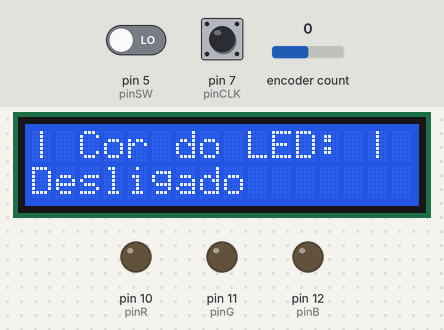
The sketch below on a simulated Arduino Uno, built with avr-gcc and run on an emulated ATmega328P. On the bench: 16×2 character LCD, output pins drawn as LEDs (lit = HIGH). The test bench sets the inputs (shaded band); at power-on: encoder count 0, pin 5 (pinSW) LOW, pin 7 (pinCLK) HIGH. What the sketch prints to the serial monitor is not drawn.

Above: at 3.8 s.
3.9 s: encoder count set to 1
At 5.2 s:
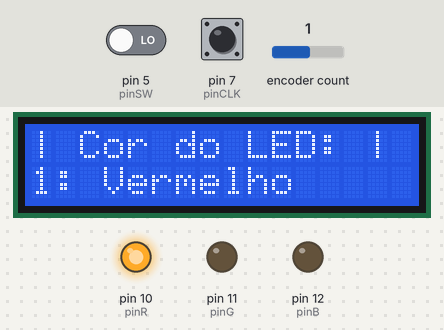
6.9 s: encoder count set to 2
At 7.5 s:
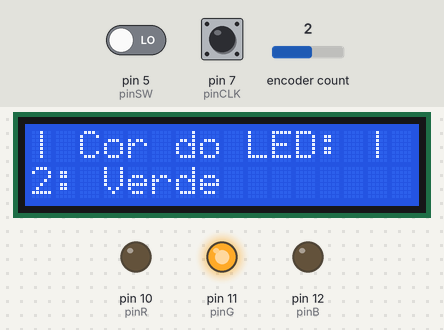
9.9 s: encoder count set to 3
At 11.0 s:
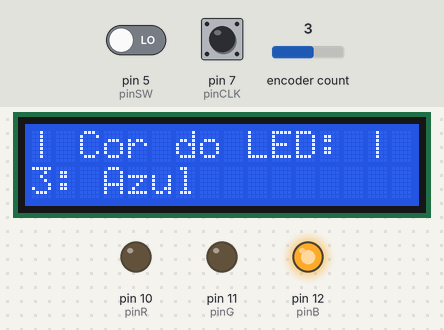
12.9 s: encoder count set to 4
At 13.3 s:
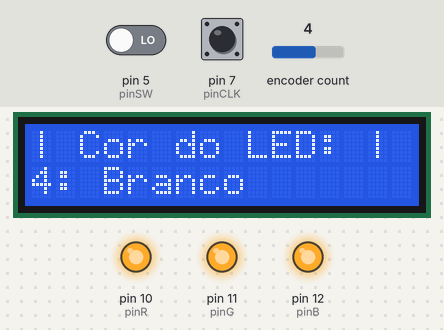
15.9 s: encoder count set to 3
At 16.8 s:
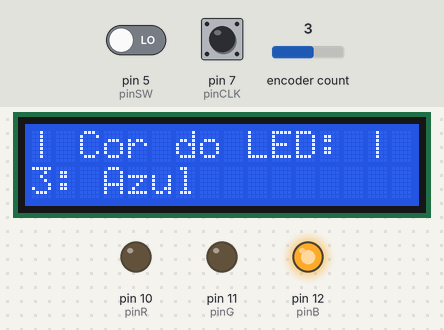
18.9 s: encoder count set to 7
At 24.7 s:
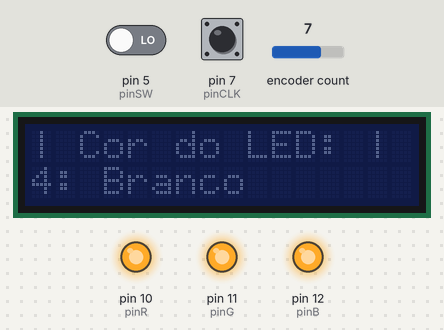
Timing chart, 0 to 25.4 s (numbered marks = the images above; inputs shaded):
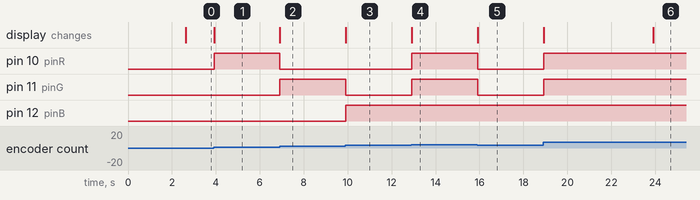

The sketch:

D0074_Sketch.ino
```cpp
/*
     CÓDIGO:  	D0074
     AUTOR:   	BrincandoComIdeias
     ACOMPANHE: https://www.youtube.com/brincandocomideias ; https://www.instagram.com/canalbrincandocomideias/
     APRENDA:	  https://cursodearduino.net/ ; https://cursoderobotica.net
     COMPRE:  	https://www.arducore.com.br/
     SKETCH:    Menu com Rotary Encoder
     DATA:    	25/08/2020
*/

// INCLUSÃO DE BIBLIOTECAS
#include <Wire.h>
#include <LiquidCrystal_I2C.h>
#include <RotaryEncoder.h>

// DEFINIÇÕES DE PINOS
#define pinSW 5 // BOTAO DO ENCODER
#define pinDT 6
#define pinCLK 7

#define pinR 10 // PINO LED VERMELHO
#define pinG 11 // PINO LED VERDE
#define pinB 12 // PINO LED AZUL

// DEFINIÇÕES
#define menuMin 0 // VALOR MÍNIMO DE NAVEGAÇÃO DO MENU
#define menuMax 4 // VALOR MÁXIMO DE NAVEGAÇÃO DO MENU

// INSTANCIANDO OBJETOS
LiquidCrystal_I2C lcd(0x27, 16, 2);
RotaryEncoder encoder(pinDT, pinCLK);

// DECLARAÇÃO DE FUNÇÕES
bool botaoApertado(byte pin_sw, int tempoDebounce = 100);
void configuraInterrupcao();
void atualizaDisplay();

// DECLARAÇÃO DE VARIÁVEIS
int menu = 0;
long posicao = 0, posicaoAnt = 0;

unsigned long tempoDisplay;
bool girouEncoder = true;

byte Leds[3] = {pinR, pinG, pinB}; // ARRAY DAS PORTAS DOS LEDS

void setup() {
  Serial.begin(9600);

  for (byte i = 0; i < 3; i++) {
    pinMode(Leds[i], OUTPUT);
    digitalWrite(Leds[i], LOW);
  }

  Serial.println("Iniciando Display");

  lcd.init(); // INICIA O DISPLAY (CONFERIR VERSÃO DA BIBLIOTECA)
  lcd.backlight();

  lcd.print("Brincando ");
  lcd.setCursor(0, 1);
  lcd.print("      com Ideias");
  delay(2500);

  lcd.clear();
  lcd.noBacklight();

  lcd.print("| Cor do LED: |");
  lcd.setCursor(0, 1);

  configuraInterrupcao();

  posicaoAnt = encoder.getPosition(); //SALVA A POSIÇÃO ATUAL DO ENCODER PARA COMPARAR
  Serial.println("Fim Setup");
}

void loop() {
  posicao = encoder.getPosition();
  menu = constrain( (menu + (posicao - posicaoAnt) ), menuMin, menuMax);

  if ( posicao != posicaoAnt) {
    girouEncoder = true;
  }

  atualizaDisplay();

  switch (menu) {
    case 1: {
        if (girouEncoder) {
          lcd.setCursor(0, 1);
          lcd.print("1: Vermelho     ");
        }

        digitalWrite(pinR , HIGH);
        digitalWrite(pinG , LOW);
        digitalWrite(pinB , LOW);
        girouEncoder = false;

        break;
      }
    case 2: {
        if (girouEncoder) {
          lcd.setCursor(0, 1);
          lcd.print("2: Verde        ");
        }

        digitalWrite(pinR , LOW);
        digitalWrite(pinG , HIGH);
        digitalWrite(pinB , LOW);
        girouEncoder = false;

        break;
      }
    case 3: {
        if (girouEncoder) {
          lcd.setCursor(0, 1);
          lcd.print("3: Azul         ");
        }
        digitalWrite(pinR , LOW);
        digitalWrite(pinG , LOW);
        digitalWrite(pinB , HIGH);
        girouEncoder = false;

        break;
      }
    case 4: {
        if (girouEncoder) {
          lcd.setCursor(0, 1);
          lcd.print("4: Branco       ");
        }

        digitalWrite(pinR , HIGH);
        digitalWrite(pinG , HIGH);
        digitalWrite(pinB , HIGH);
        girouEncoder = false;

        break;
      }
    default: {
        if (girouEncoder) {
          lcd.setCursor(0, 1);
          lcd.print("Desligado       ");
        }

        digitalWrite(pinR , LOW);
        digitalWrite(pinG , LOW);
        digitalWrite(pinB , LOW);
        girouEncoder = false;

        break;
      }
  }

  posicaoAnt = posicao; //SALVA A POSIÇÃO ATUAL DO ENCODER PARA COMPARAR
}

// IMPLEMENTO DE FUNÇÕES
bool botaoApertado(byte pin_sw, int tempoDebounce = 100) {
  static unsigned long swDebounce;
  bool sw;
  static bool swAnt = 1;

  sw  = digitalRead(pin_sw);

  if ( millis() - swDebounce  > tempoDebounce) {

    if (!sw && swAnt) {
      swDebounce = millis();
      swAnt = sw;
      return true;

    } else if (sw && !swAnt) {
      swDebounce = millis();
      swAnt = sw;
    }
  }

  return false;
}

void configuraInterrupcao() {

  PCICR |= (1 << PCIE2); // HABILITA A INTERRUPÇÃO DAS PORTAS 0 A 7
  PCMSK2 |= (1 << PCINT22) | (1 << PCINT23); // CONFIGURA AS PORTAS 6 E 7 PARA INTERRUPÇÃO

}

void atualizaDisplay() {

  if (botaoApertado(pinSW) || (posicao != posicaoAnt) ) {
    lcd.backlight();
    tempoDisplay = millis();
  }

  if (millis() - tempoDisplay > 5000) lcd.noBacklight();

}

ISR(PCINT2_vect) { // FUNÇÃO DA INTERRUPÇÃO
  encoder.tick();
}
```

Measured:
- after the input at 3.9 s, pin 10 (pinR): LOW → HIGH at once; the display: changes at once (image 1)
- after the input at 6.9 s, pin 10 (pinR): HIGH → LOW at once; pin 11 (pinG): LOW → HIGH at once; the display: changes at once (image 2)
- after the input at 9.9 s, pin 11 (pinG): HIGH → LOW at once; pin 12 (pinB): LOW → HIGH at once; the display: changes at once (image 3)
- after the input at 12.9 s, pin 10 (pinR), pin 11 (pinG): LOW → HIGH at once; the display: changes at once (image 4)
- after the input at 15.9 s, pin 10 (pinR), pin 11 (pinG): HIGH → LOW at once; the display: changes at once (image 5)
- after the input at 18.9 s, pin 10 (pinR), pin 11 (pinG): LOW → HIGH at once; the display: first changes at once (image 6 shows a later state)
